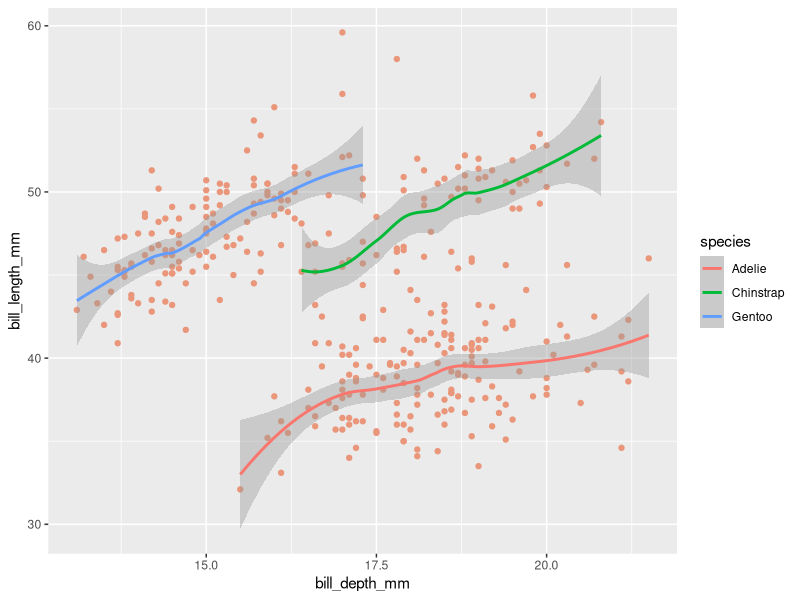
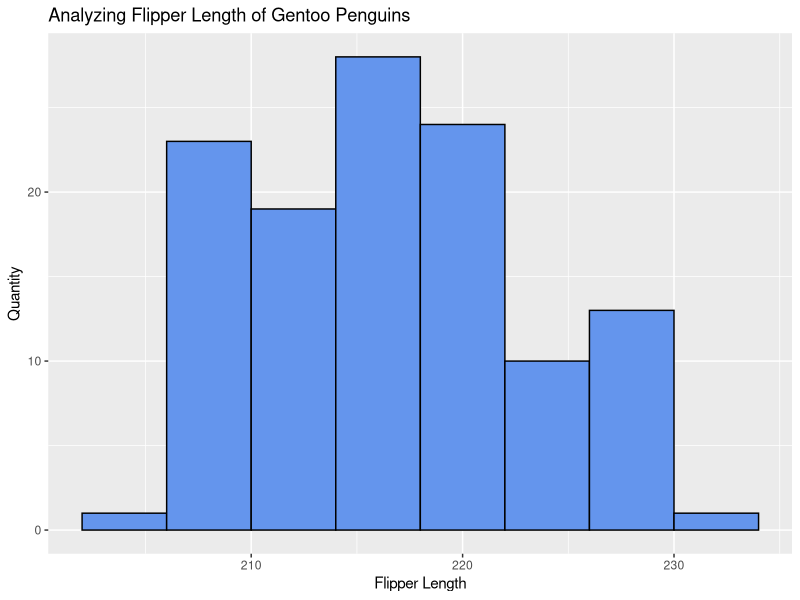
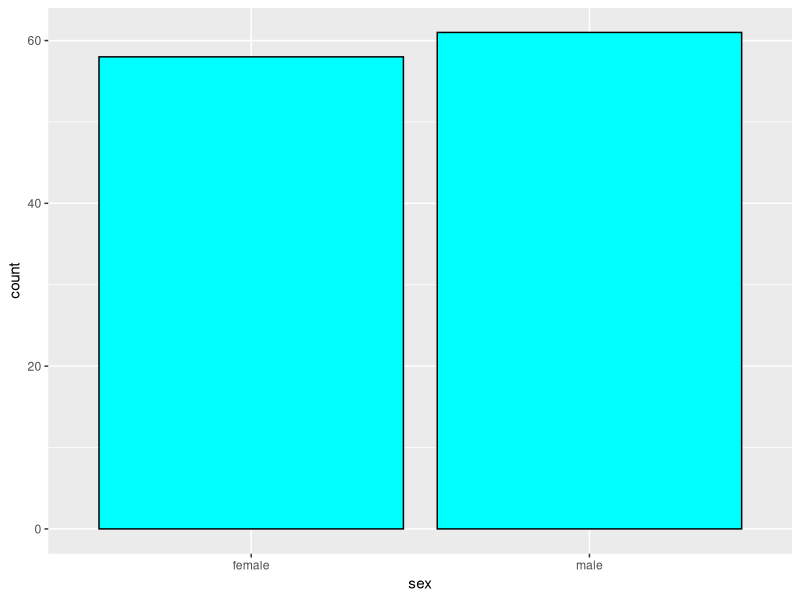
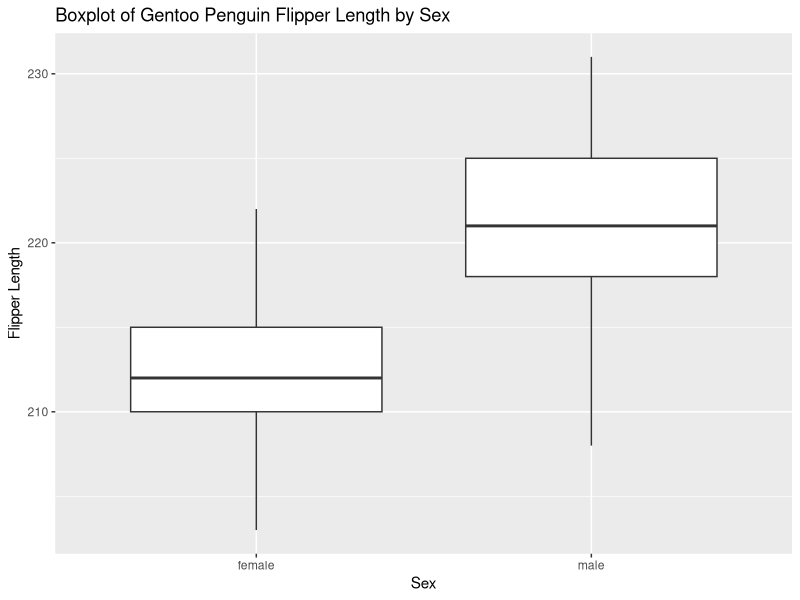

R code for these plots, in order:
## ---- chunk 1
#| warnings: false
#| output: false
library(tidyverse)
library(palmerpenguins)
## ---- chunk 2
glimpse(penguins)
## ---- chunk 3
ggplot(penguins,
       aes(x = bill_depth_mm,
           y = bill_length_mm,
           color = species)) +
  geom_point(size=1.5, color="darksalmon") + geom_smooth(span=0.63)
  labs(
    title = "Bill depth and length",
       
    subtitle = "Dimensions for Adelie, Chinstrap, and Gentoo Penguins",
    x = "Bill depth (mm)", y = "Bill length (mm)",
    color = "Species",
    caption = "Source: Palmer Station LTER / palmerpenguins package"
    ) +
    scale_color_viridis_d() 
## ---- chunk 4
gentoo <- penguins |>
  filter(species == "Gentoo") |>
  na.omit()
## ---- chunk 5
glimpse(gentoo)
## ---- chunk 6
#| eval: true
ggplot(gentoo, aes(x = flipper_length_mm)) +
  geom_histogram(binwidth = 4, color ="black", fill = "cornflowerblue") +
  labs(
    x = "Flipper Length", 
    y = "Quantity", 
    title= "Analyzing Flipper Length of Gentoo Penguins"
  )
## ---- chunk 7
#| eval: true
ggplot(gentoo, aes(x = sex)) +
  geom_bar(color="black", fill="cyan")
  labs(
    x = NULL, 
    y = "Quantity",
    subtitle ="Gentoo Penguin Quantity by Gender"
  )
## ---- chunk 8
#| eval: true
# Use ggplot to create a scatter plot
ggplot(gentoo, aes(x = sex, y = flipper_length_mm)) +
  geom_boxplot() +
  labs(title = "Boxplot of Gentoo Penguin Flipper Length by Sex",
       x = "Sex",
       y = "Flipper Length")

## ---- chunk 9
#| eval: true
t.test(flipper_length_mm ~ sex, data = gentoo,
       alternative = "two.sided", var.equal = TRUE, conf.level = 0.99)
